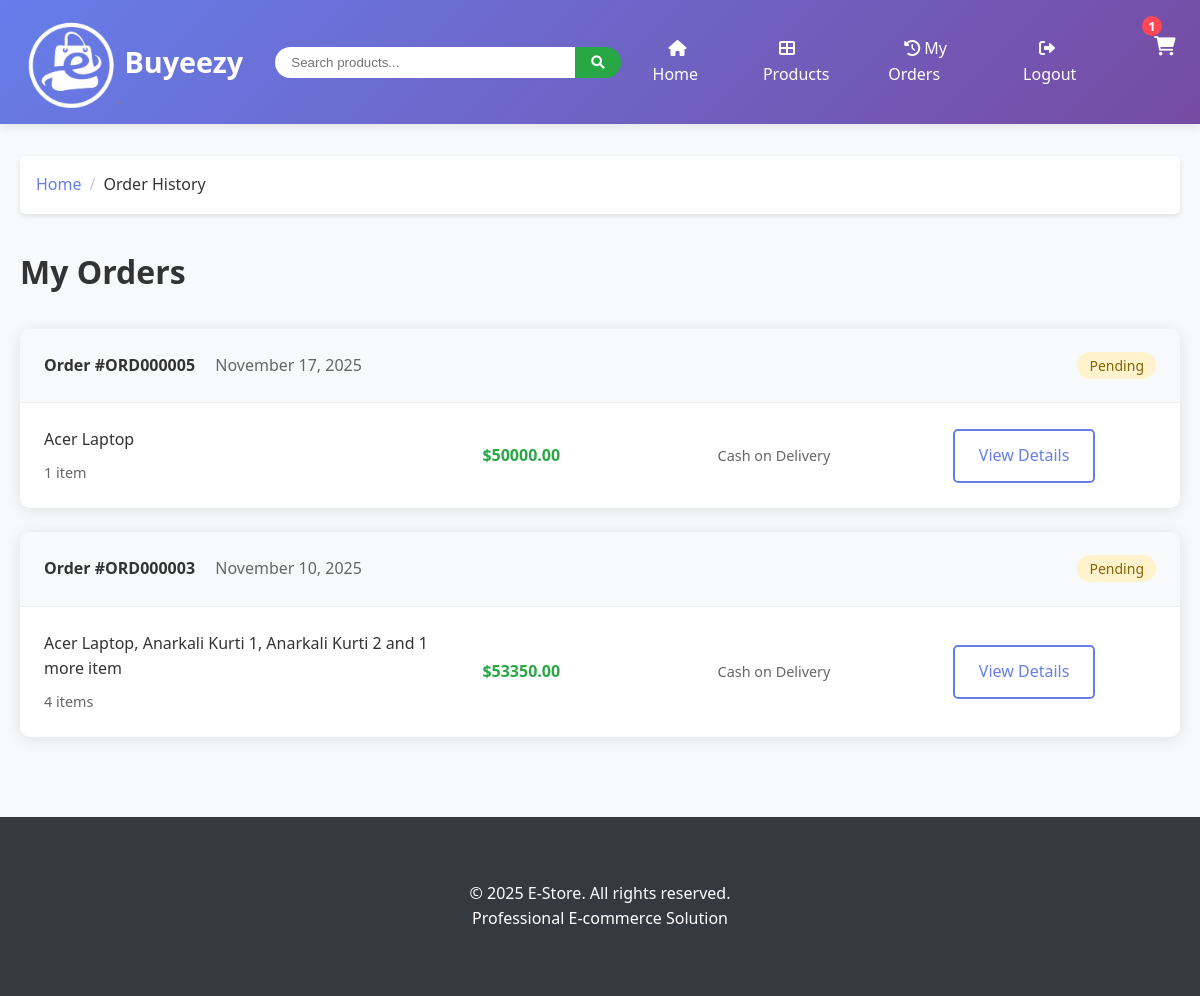
The app's page /orders/history/ (signed in), older data.
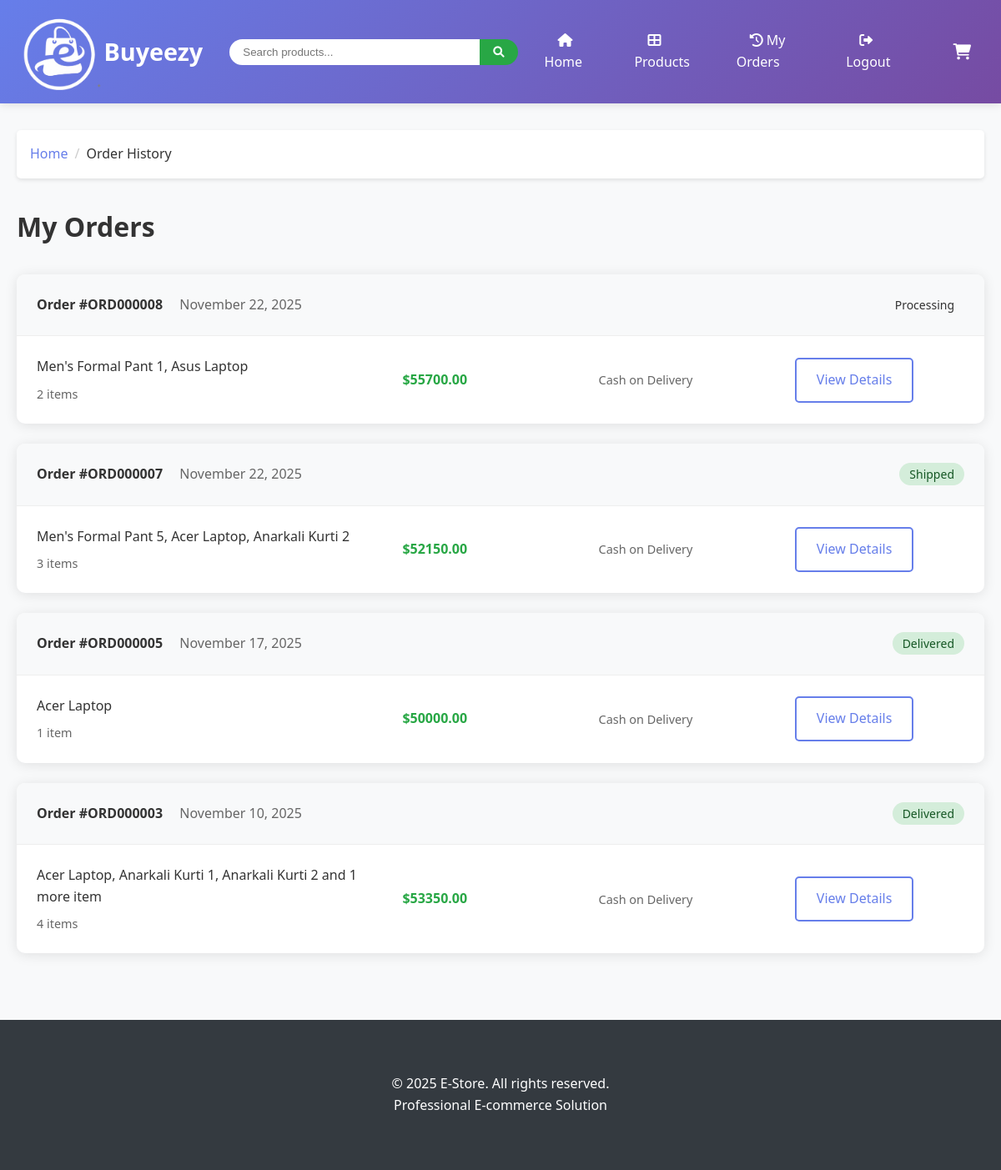
The same page, newer data.
### orders/models.py (models this page shows, shortened)
class Order(models.Model):
    ORDER_STATUS = (
        ('pending', 'Pending'),
        ('processing', 'Processing'),
        ('shipped', 'Shipped'),
        ('delivered', 'Delivered'),
        ('cancelled', 'Cancelled'),
    )
    PAYMENT_METHODS = (
        ('credit_card', 'Credit Card'),
        ('debit_card', 'Debit Card'),
        ('paypal', 'PayPal'),
        ('cod', 'Cash on Delivery'),
    )
    order_id = models.CharField(max_length=20, unique=True, default='', editable=False)
    user = models.ForeignKey(User, on_delete=models.CASCADE)
    first_name = models.CharField(max_length=100)
    last_name = models.CharField(max_length=100)
    email = models.EmailField()
    address = models.TextField()
    city = models.CharField(max_length=100)
    state = models.CharField(max_length=100)
    postal_code = models.CharField(max_length=20)
    phone = models.CharField(max_length=20)
    payment_method = models.CharField(max_length=20, choices=PAYMENT_METHODS, default='credit_card')
    total_amount = models.DecimalField(max_digits=10, decimal_places=2)
    status = models.CharField(max_length=20, choices=ORDER_STATUS, default='pending')
    created_at = models.DateTimeField(auto_now_add=True)
    updated_at = models.DateTimeField(auto_now=True)

class OrderItem(models.Model):
    order = models.ForeignKey(Order, related_name='items', on_delete=models.CASCADE)
    product = models.ForeignKey('store.Product', related_name='order_items', on_delete=models.CASCADE)
    price = models.DecimalField(max_digits=10, decimal_places=2)
    quantity = models.PositiveIntegerField(default=1)

### store/models.py (models this page shows, shortened)
class Product(models.Model):
    name = models.CharField(max_length=200)
    slug = models.SlugField(max_length=200, unique=True)
    category = models.ForeignKey(Category, on_delete=models.CASCADE, related_name='products')
    description = models.TextField()
    price = models.DecimalField(max_digits=10, decimal_places=2)
    image = models.ImageField(upload_to='products/', blank=True, null=True)
    stock = models.PositiveIntegerField(default=0)
    available = models.BooleanField(default=True)
    featured = models.BooleanField(default=False)
    created_at = models.DateTimeField(auto_now_add=True)
    updated_at = models.DateTimeField(auto_now=True)
    class Meta:
        ordering = ['-created_at']
        indexes = [
            models.Index(fields=['slug']),
            models.Index(fields=['available']),
            models.Index(fields=['featured']),
        ]

### orders/views.py (the view)
# urls.py: path('history/', views.order_history, name='order_history'),
@login_required
def order_history(request):
    orders = Order.objects.filter(user=request.user).order_by('-created_at')
    for order in orders:
        if not order.order_id:
            order.save()  # This will trigger the save method to generate order_id
    context = {'orders': orders}
    return render(request, 'orders/order_history.html', context)

### cart/context_processors.py (called while the page is built)
def cart_context(request):
    cart_items_count = 0
    cart_total = 0
    if request.user.is_authenticated:
        cart_items = CartItem.objects.filter(user=request.user)
        cart_items_count = cart_items.aggregate(total_items=Sum('quantity'))['total_items'] or 0
        cart_total = cart_items.aggregate(total=Sum(F('quantity') * F('product__price')))['total'] or 0
    return {
        'cart_items_count': cart_items_count,
        'cart_total': cart_total,
    }

### templates/orders/order_history.html (shortened to what this page needs)
{% extends 'base.html' %}
{% block content %}
<nav class="breadcrumb">
    <div class="breadcrumb-item"><a href="{% url 'store:home' %}">Home</a></div>
    <div class="breadcrumb-item active">Order History</div>
</nav>
<h1 style="margin-bottom: 2rem;">My Orders</h1>
{% if orders %}
    <div style="display: flex; flex-direction: column; gap: 1.5rem;">
        {% for order in orders %}
        <div class="card">
            <div class="card-header" style="display: flex; justify-content: space-between; align-items: center;">
                <div>
                    <strong>Order #{{ order.order_id }}</strong>
                    <span style="color: #666; margin-left: 1rem;">{{ order.created_at|date:"F d, Y" }}</span>
                </div>
                <div>
                    <span class="status-badge status-{{ order.status }}">{{ order.get_status_display }}</span>
                </div>
            </div>
            <div class="card-body">
                <div style="display: grid; grid-template-columns: 2fr 1fr 1fr 1fr; gap: 2rem; align-items: center;">
                    <div>
                        <div style="margin-bottom: 0.5rem;">
                            {% for item in order.items.all|slice:":3" %}
                                <span>{{ item.product.name }}{% if not forloop.last %}, {% endif %}</span>
                            {% endfor %}
                            {% if order.items.count > 3 %}
                                <span>and {{ order.items.count|add:"-3" }} more item{{ order.items.count|add:"-3"|pluralize }}</span>
                            {% endif %}
                        </div>
                        <div style="color: #666; font-size: 0.9rem;">
                            {{ order.items.count }} item{{ order.items.count|pluralize }}
                        </div>
                    </div>
                    <div>
                        <div style="font-weight: bold; color: #28a745;">
                            ${{ order.total_amount }}
                        </div>
                    </div>
                    <div>
                        <div style="font-size: 0.9rem; color: #666;">
                            {{ order.get_payment_method_display }}
                        </div>
                    </div>
                    <div>
                        <a href="{% url 'orders:order_detail' order.order_id %}" class="btn btn-outline">
                            View Details
                        </a>
                    </div>
                </div>
            </div>
        </div>
        {% endfor %}
    </div>
{% endif %}
{% endblock %}

Row changes from the older to the newer data that the page shows:
added Order: order_id "ORD000008", created_at "November 22, 2025", status "Processing", items.count "2", total_amount "55700.00", payment_method "Cash on Delivery"
added OrderItem: product.name "Men's Formal Pant 1", shown under "ORD000008"
added OrderItem: product.name "Asus Laptop", shown under "ORD000008"
added Order: order_id "ORD000007", created_at "November 22, 2025", status "Shipped", items.count "3", total_amount "52150.00", payment_method "Cash on Delivery"
added OrderItem: product.name "Men's Formal Pant 5", shown under "ORD000007"
added OrderItem: product.name "Acer Laptop", shown under "ORD000007"
added OrderItem: product.name "Anarkali Kurti 2", shown under "ORD000007"
changed Order "ORD000005": status "Pending" → "Delivered"
changed Order "ORD000003": status "Pending" → "Delivered"
Text that changed along with them:
{{ cart_items_count }}: "1" → (not shown)
